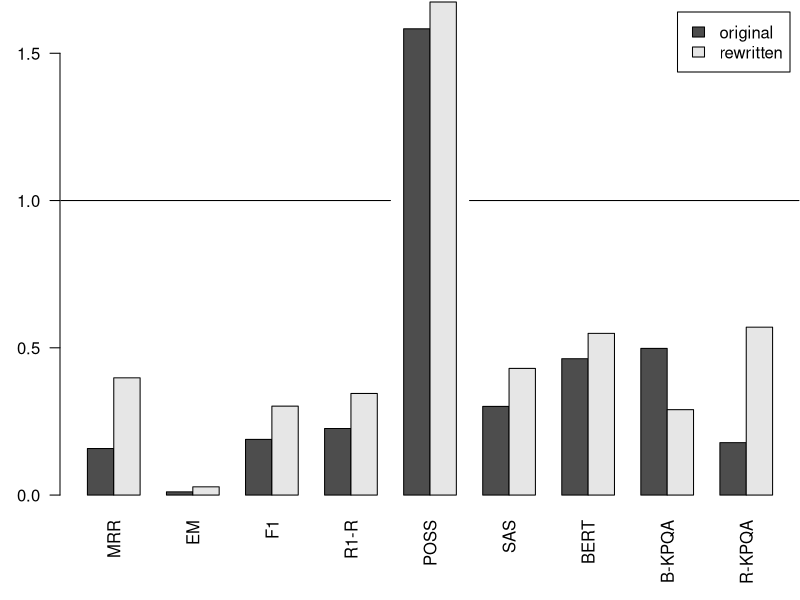

Source code (R):
data <- read.csv("scores-test-dataset-2021-07-20.csv")
data.best <- apply(data[,3:11], MARGIN=c(2), max, na.rm=TRUE)
data.rewritten <- read.csv("scores-test-dataset-rewritten-2021-07-20.csv")
data.rewritten.best <- apply(data.rewritten[,3:11], MARGIN=c(2), max, na.rm=TRUE)

mat <- matrix(c(data.best, data.rewritten.best), nrow=2, byrow=TRUE)
colnames(mat) <- gsub("\\.", "-", labels(data.best))

pdf("plot-best.pdf", width=8, height=4)
par(mar=c(5,3,0.1,0))
barplot(mat, beside=T, las=2, legend=c("original", "rewritten"))
lines(c(0,12.5), c(1,1))
lines(c(15.5,28), c(1,1))
dev.off()
